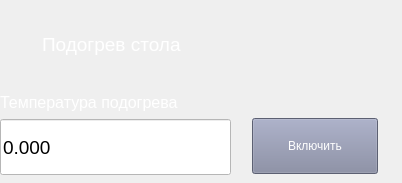
          <widget class="QFrame" name="frame_6">
           <property name="minimumSize">
            <size>
             <width>402</width>
             <height>183</height>
            </size>
           </property>
           <property name="maximumSize">
            <size>
             <width>402</width>
             <height>183</height>
            </size>
           </property>
           <property name="styleSheet">
            <string notr="true">QFrame#frame_6{border: none;
					border-bottom: none;
					border-left: none;
					border-right:  2px solid #676B7F;
}
</string>
           </property>
           <property name="frameShape">
            <enum>QFrame::NoFrame</enum>
           </property>
           <property name="frameShadow">
            <enum>QFrame::Raised</enum>
           </property>
           <layout class="QGridLayout" name="gridLayout_6">
            <property name="leftMargin">
             <number>0</number>
            </property>
            <property name="topMargin">
             <number>0</number>
            </property>
            <property name="rightMargin">
             <number>0</number>
            </property>
            <property name="bottomMargin">
             <number>0</number>
            </property>
            <property name="spacing">
             <number>0</number>
            </property>
            <item row="3" column="0" colspan="3">
             <widget class="QFrame" name="frame_7">
              <property name="minimumSize">
               <size>
                <width>378</width>
                <height>83</height>
               </size>
              </property>
              <property name="maximumSize">
               <size>
                <width>378</width>
                <height>83</height>
               </size>
              </property>
              <property name="frameShape">
               <enum>QFrame::NoFrame</enum>
              </property>
              <property name="frameShadow">
               <enum>QFrame::Raised</enum>
              </property>
              <layout class="QGridLayout" name="gridLayout_7">
               <property name="leftMargin">
                <number>0</number>
               </property>
               <property name="topMargin">
                <number>0</number>
               </property>
               <property name="rightMargin">
                <number>0</number>
               </property>
               <property name="bottomMargin">
                <number>0</number>
               </property>
               <property name="horizontalSpacing">
                <number>21</number>
               </property>
               <property name="verticalSpacing">
                <number>0</number>
               </property>
               <item row="1" column="0">
                <widget class="QFrame" name="frame_38">
                 <property name="minimumSize">
                  <size>
                   <width>231</width>
                   <height>83</height>
                  </size>
                 </property>
                 <property name="maximumSize">
                  <size>
                   <width>231</width>
                   <height>83</height>
                  </size>
                 </property>
                 <property name="frameShape">
                  <enum>QFrame::NoFrame</enum>
                 </property>
                 <property name="frameShadow">
                  <enum>QFrame::Raised</enum>
                 </property>
                 <layout class="QGridLayout" name="gridLayout_26">
                  <property name="leftMargin">
                   <number>0</number>
                  </property>
                  <property name="topMargin">
                   <number>0</number>
                  </property>
                  <property name="rightMargin">
                   <number>0</number>
                  </property>
                  <property name="bottomMargin">
                   <number>0</number>
                  </property>
                  <property name="spacing">
                   <number>0</number>
                  </property>
                  <item row="0" column="0">
                   <widget class="QLabel" name="label_8">
                    <property name="sizePolicy">
                     <sizepolicy hsizetype="Fixed" vsizetype="Fixed">
                      <horstretch>0</horstretch>
                      <verstretch>0</verstretch>
                     </sizepolicy>
                    </property>
                    <property name="minimumSize">
                     <size>
                      <width>191</width>
                      <height>20</height>
                     </size>
                    </property>
                    <property name="maximumSize">
                     <size>
                      <width>191</width>
                      <height>20</height>
                     </size>
                    </property>
                    <property name="font">
                     <font>
                      <pointsize>12</pointsize>
                     </font>
                    </property>
                    <property name="styleSheet">
                     <string notr="true">color: rgb(255, 255, 255);</string>
                    </property>
                    <property name="text">
                     <string>Температура подогрева</string>
                    </property>
                    <property name="alignment">
                     <set>Qt::AlignLeading|Qt::AlignLeft|Qt::AlignVCenter</set>
                    </property>
                   </widget>
                  </item>
                  <item row="2" column="0">
                   <widget class="QLineEdit" name="lineEdit_4">
                    <property name="sizePolicy">
                     <sizepolicy hsizetype="Fixed" vsizetype="Fixed">
                      <horstretch>0</horstretch>
                      <verstretch>0</verstretch>
                     </sizepolicy>
                    </property>
                    <property name="minimumSize">
                     <size>
                      <width>231</width>
                      <height>56</height>
                     </size>
                    </property>
                    <property name="maximumSize">
                     <size>
                      <width>231</width>
                      <height>56</height>
                     </size>
                    </property>
                    <property name="sizeIncrement">
                     <size>
                      <width>231</width>
                      <height>56</height>
                     </size>
                    </property>
                    <property name="font">
                     <font>
                      <pointsize>14</pointsize>
                     </font>
                    </property>
                    <property name="styleSheet">
                     <string notr="true">background-color: rgb(255, 255, 255);</string>
                    </property>
                    <property name="text">
                     <string>0.000                                 </string>
                    </property>
                   </widget>
                  </item>
                  <item row="1" column="0">
                   <spacer name="verticalSpacer_2">
                    <property name="orientation">
                     <enum>Qt::Vertical</enum>
                    </property>
                    <property name="sizeType">
                     <enum>QSizePolicy::Fixed</enum>
                    </property>
                    <property name="sizeHint" stdset="0">
                     <size>
                      <width>20</width>
                      <height>7</height>
                     </size>
                    </property>
                   </spacer>
                  </item>
                 </layout>
                </widget>
               </item>
               <item row="1" column="1">
                <widget class="QFrame" name="frame_40">
                 <property name="frameShape">
                  <enum>QFrame::NoFrame</enum>
                 </property>
                 <property name="frameShadow">
                  <enum>QFrame::Raised</enum>
                 </property>
                 <layout class="QGridLayout" name="gridLayout_27">
                  <property name="leftMargin">
                   <number>0</number>
                  </property>
                  <property name="topMargin">
                   <number>25</number>
                  </property>
                  <property name="rightMargin">
                   <number>0</number>
                  </property>
                  <property name="bottomMargin">
                   <number>0</number>
                  </property>
                  <item row="0" column="0">
                   <widget class="QPushButton" name="pushButton_11">
                    <property name="minimumSize">
                     <size>
                      <width>126</width>
                      <height>56</height>
                     </size>
                    </property>
                    <property name="maximumSize">
                     <size>
                      <width>126</width>
                      <height>16777215</height>
                     </size>
                    </property>
                    <property name="focusPolicy">
                     <enum>Qt::NoFocus</enum>
                    </property>
                    <property name="styleSheet">
                     <string notr="true">color: rgb(255, 255, 255);
background-color : #81869F
</string>
                    </property>
                    <property name="text">
                     <string>Включить</string>
                    </property>
                   </widget>
                  </item>
                 </layout>
                </widget>
               </item>
              </layout>
             </widget>
            </item>
            <item row="1" column="0" colspan="3">
             <widget class="QFrame" name="frame_39">
              <property name="minimumSize">
               <size>
                <width>378</width>
                <height>36</height>
               </size>
              </property>
              <property name="maximumSize">
               <size>
                <width>378</width>
                <height>36</height>
               </size>
              </property>
              <property name="frameShape">
               <enum>QFrame::NoFrame</enum>
              </property>
              <property name="frameShadow">
               <enum>QFrame::Raised</enum>
              </property>
              <layout class="QGridLayout" name="gridLayout_25">
               <property name="leftMargin">
                <number>0</number>
               </property>
               <property name="topMargin">
                <number>0</number>
               </property>
               <property name="rightMargin">
                <number>0</number>
               </property>
               <property name="bottomMargin">
                <number>0</number>
               </property>
               <item row="0" column="1">
                <widget class="QLabel" name="label_7">
                 <property name="sizePolicy">
                  <sizepolicy hsizetype="Preferred" vsizetype="Preferred">
                   <horstretch>0</horstretch>
                   <verstretch>0</verstretch>
                  </sizepolicy>
                 </property>
                 <property name="minimumSize">
                  <size>
                   <width>184</width>
                   <height>0</height>
                  </size>
                 </property>
                 <property name="maximumSize">
                  <size>
                   <width>184</width>
                   <height>16777215</height>
                  </size>
                 </property>
                 <property name="font">
                  <font>
                   <pointsize>14</pointsize>
                  </font>
                 </property>
                 <property name="layoutDirection">
                  <enum>Qt::RightToLeft</enum>
                 </property>
                 <property name="styleSheet">
                  <string notr="true">color: rgb(255, 255, 255);</string>
                 </property>
                 <property name="text">
                  <string>Подогрев стола</string>
                 </property>
                 <property name="alignment">
                  <set>Qt::AlignLeading|Qt::AlignLeft|Qt::AlignVCenter</set>
                 </property>
                </widget>
               </item>
               <item row="0" column="0">
                <widget class="QFrame" name="frame_14">
                 <property name="minimumSize">
                  <size>
                   <width>36</width>
                   <height>36</height>
                  </size>
                 </property>
                 <property name="maximumSize">
                  <size>
                   <width>36</width>
                   <height>36</height>
                  </size>
                 </property>
                 <property name="styleSheet">
                  <string notr="true"> background-image: url(:/Group.png) no-repeat center center fixed;</string>
                 </property>
                 <property name="frameShape">
                  <enum>QFrame::NoFrame</enum>
                 </property>
                 <property name="frameShadow">
                  <enum>QFrame::Raised</enum>
                 </property>
                </widget>
               </item>
               <item row="0" column="2">
                <spacer name="horizontalSpacer">
                 <property name="orientation">
                  <enum>Qt::Horizontal</enum>
                 </property>
                 <property name="sizeHint" stdset="0">
                  <size>
                   <width>40</width>
                   <height>20</height>
                  </size>
                 </property>
                </spacer>
               </item>
              </layout>
             </widget>
            </item>
            <item row="2" column="0">
             <spacer name="verticalSpacer_4">
              <property name="orientation">
               <enum>Qt::Vertical</enum>
              </property>
              <property name="sizeType">
               <enum>QSizePolicy::Fixed</enum>
              </property>
              <property name="sizeHint" stdset="0">
               <size>
                <width>20</width>
                <height>24</height>
               </size>
              </property>
             </spacer>
            </item>
            <item row="0" column="0">
             <spacer name="verticalSpacer_6">
              <property name="orientation">
               <enum>Qt::Vertical</enum>
              </property>
              <property name="sizeType">
               <enum>QSizePolicy::Fixed</enum>
              </property>
              <property name="sizeHint" stdset="0">
               <size>
                <width>20</width>
                <height>20</height>
               </size>
              </property>
             </spacer>
            </item>
           </layout>
          </widget>
